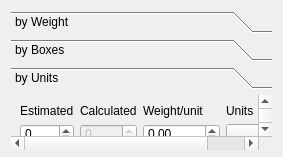
<?xml version="1.0" encoding="UTF-8"?>
<ui version="4.0">
 <class>CatchInputCtrl</class>
 <widget class="QWidget" name="CatchInputCtrl">
  <property name="geometry">
   <rect>
    <x>0</x>
    <y>0</y>
    <width>283</width>
    <height>157</height>
   </rect>
  </property>
  <property name="sizePolicy">
   <sizepolicy hsizetype="Preferred" vsizetype="Preferred">
    <horstretch>0</horstretch>
    <verstretch>0</verstretch>
   </sizepolicy>
  </property>
  <property name="minimumSize">
   <size>
    <width>270</width>
    <height>157</height>
   </size>
  </property>
  <property name="focusPolicy">
   <enum>Qt::TabFocus</enum>
  </property>
  <property name="windowTitle">
   <string>Form</string>
  </property>
  <layout class="QVBoxLayout" name="verticalLayout">
   <item>
    <widget class="QToolBox" name="toolBox">
     <property name="sizePolicy">
      <sizepolicy hsizetype="Preferred" vsizetype="Preferred">
       <horstretch>0</horstretch>
       <verstretch>0</verstretch>
      </sizepolicy>
     </property>
     <property name="minimumSize">
      <size>
       <width>250</width>
       <height>139</height>
      </size>
     </property>
     <property name="focusPolicy">
      <enum>Qt::TabFocus</enum>
     </property>
     <property name="toolTip">
      <string>This widget allows us to introduce the catch, 
 using several methods that match each other.</string>
     </property>
     <property name="statusTip">
      <string>This widget allows us to introduce the catch, \n using several methods that match each other.</string>
     </property>
     <property name="whatsThis">
      <string>This widget allows us to introduce the catch, 
 using several methods that match each other.</string>
     </property>
     <property name="currentIndex">
      <number>2</number>
     </property>
     <widget class="QWidget" name="pageWeight">
      <property name="geometry">
       <rect>
        <x>0</x>
        <y>0</y>
        <width>265</width>
        <height>58</height>
       </rect>
      </property>
      <attribute name="label">
       <string>by Weight</string>
      </attribute>
      <attribute name="toolTip">
       <string>Insert aggregated weight (total weight)</string>
      </attribute>
      <layout class="QGridLayout" name="gridLayout_3">
       <item row="0" column="0">
        <widget class="QLabel" name="label">
         <property name="sizePolicy">
          <sizepolicy hsizetype="Preferred" vsizetype="Fixed">
           <horstretch>0</horstretch>
           <verstretch>0</verstretch>
          </sizepolicy>
         </property>
         <property name="text">
          <string>Estimated</string>
         </property>
         <property name="buddy">
          <cstring>doubleSpinTotalE</cstring>
         </property>
        </widget>
       </item>
       <item row="0" column="1">
        <widget class="QLabel" name="label_2">
         <property name="sizePolicy">
          <sizepolicy hsizetype="Preferred" vsizetype="Fixed">
           <horstretch>0</horstretch>
           <verstretch>0</verstretch>
          </sizepolicy>
         </property>
         <property name="text">
          <string>Calculated</string>
         </property>
         <property name="buddy">
          <cstring>doubleSpinTotalC</cstring>
         </property>
        </widget>
       </item>
       <item row="0" column="2">
        <widget class="QLabel" name="label_3">
         <property name="sizePolicy">
          <sizepolicy hsizetype="Preferred" vsizetype="Fixed">
           <horstretch>0</horstretch>
           <verstretch>0</verstretch>
          </sizepolicy>
         </property>
         <property name="text">
          <string>Units</string>
         </property>
         <property name="buddy">
          <cstring>cmbWeightUnits</cstring>
         </property>
        </widget>
       </item>
       <item row="1" column="0">
        <widget class="QDoubleSpinBox" name="doubleSpinTotalE">
         <property name="sizePolicy">
          <sizepolicy hsizetype="Preferred" vsizetype="Fixed">
           <horstretch>94</horstretch>
           <verstretch>20</verstretch>
          </sizepolicy>
         </property>
         <property name="minimumSize">
          <size>
           <width>0</width>
           <height>20</height>
          </size>
         </property>
         <property name="focusPolicy">
          <enum>Qt::WheelFocus</enum>
         </property>
         <property name="toolTip">
          <string>Estimated total catch weight</string>
         </property>
         <property name="statusTip">
          <string>Estimated total catch weight</string>
         </property>
         <property name="whatsThis">
          <string>Estimated total catch weight</string>
         </property>
         <property name="maximum">
          <double>50000.000000000000000</double>
         </property>
        </widget>
       </item>
       <item row="1" column="1">
        <widget class="QDoubleSpinBox" name="doubleSpinTotalC">
         <property name="enabled">
          <bool>false</bool>
         </property>
         <property name="sizePolicy">
          <sizepolicy hsizetype="Preferred" vsizetype="Fixed">
           <horstretch>93</horstretch>
           <verstretch>20</verstretch>
          </sizepolicy>
         </property>
         <property name="minimumSize">
          <size>
           <width>0</width>
           <height>20</height>
          </size>
         </property>
         <property name="focusPolicy">
          <enum>Qt::WheelFocus</enum>
         </property>
         <property name="toolTip">
          <string>Calculated total catch weight 
 (comes from the aggregation of totals introduced in next forms)</string>
         </property>
         <property name="statusTip">
          <string>Calculated total catch weight \n (comes from the aggregation of totals introduced in next forms)</string>
         </property>
         <property name="whatsThis">
          <string>Calculated total catch weight 
 (comes from the aggregation of totals introduced in next forms)</string>
         </property>
         <property name="maximum">
          <double>50000.000000000000000</double>
         </property>
        </widget>
       </item>
       <item row="1" column="2">
        <widget class="QComboBox" name="cmbWeightUnits">
         <property name="sizePolicy">
          <sizepolicy hsizetype="Preferred" vsizetype="Fixed">
           <horstretch>94</horstretch>
           <verstretch>20</verstretch>
          </sizepolicy>
         </property>
         <property name="minimumSize">
          <size>
           <width>0</width>
           <height>20</height>
          </size>
         </property>
         <property name="focusPolicy">
          <enum>Qt::WheelFocus</enum>
         </property>
         <property name="toolTip">
          <string>Weight units</string>
         </property>
         <property name="statusTip">
          <string>Weight units</string>
         </property>
         <property name="whatsThis">
          <string>Weight units</string>
         </property>
        </widget>
       </item>
      </layout>
     </widget>
     <widget class="QWidget" name="pageBoxes">
      <property name="geometry">
       <rect>
        <x>0</x>
        <y>0</y>
        <width>265</width>
        <height>58</height>
       </rect>
      </property>
      <attribute name="label">
       <string>by Boxes</string>
      </attribute>
      <attribute name="toolTip">
       <string>Insert weight by boxes (number of boxes x box weight)</string>
      </attribute>
      <layout class="QGridLayout" name="gridLayout_2">
       <item row="0" column="0">
        <widget class="QLabel" name="label_4">
         <property name="sizePolicy">
          <sizepolicy hsizetype="Preferred" vsizetype="Fixed">
           <horstretch>0</horstretch>
           <verstretch>0</verstretch>
          </sizepolicy>
         </property>
         <property name="text">
          <string>Estimated</string>
         </property>
         <property name="buddy">
          <cstring>doubleSpinNoBoxesE</cstring>
         </property>
        </widget>
       </item>
       <item row="0" column="1">
        <widget class="QLabel" name="label_5">
         <property name="sizePolicy">
          <sizepolicy hsizetype="Preferred" vsizetype="Fixed">
           <horstretch>0</horstretch>
           <verstretch>0</verstretch>
          </sizepolicy>
         </property>
         <property name="text">
          <string>Calculated</string>
         </property>
         <property name="buddy">
          <cstring>doubleSpinNoBoxesC</cstring>
         </property>
        </widget>
       </item>
       <item row="0" column="2">
        <widget class="QLabel" name="label_6">
         <property name="sizePolicy">
          <sizepolicy hsizetype="Preferred" vsizetype="Fixed">
           <horstretch>0</horstretch>
           <verstretch>0</verstretch>
          </sizepolicy>
         </property>
         <property name="text">
          <string>Weight/box</string>
         </property>
         <property name="buddy">
          <cstring>doubleSpinWeightBox</cstring>
         </property>
        </widget>
       </item>
       <item row="0" column="3">
        <widget class="QLabel" name="label_7">
         <property name="sizePolicy">
          <sizepolicy hsizetype="Preferred" vsizetype="Fixed">
           <horstretch>0</horstretch>
           <verstretch>0</verstretch>
          </sizepolicy>
         </property>
         <property name="text">
          <string>Units</string>
         </property>
         <property name="buddy">
          <cstring>cmbBoxUnits</cstring>
         </property>
        </widget>
       </item>
       <item row="1" column="0">
        <widget class="QDoubleSpinBox" name="doubleSpinNoBoxesE">
         <property name="sizePolicy">
          <sizepolicy hsizetype="Preferred" vsizetype="Fixed">
           <horstretch>67</horstretch>
           <verstretch>20</verstretch>
          </sizepolicy>
         </property>
         <property name="minimumSize">
          <size>
           <width>0</width>
           <height>20</height>
          </size>
         </property>
         <property name="focusPolicy">
          <enum>Qt::WheelFocus</enum>
         </property>
         <property name="toolTip">
          <string>Estimated number of boxes</string>
         </property>
         <property name="statusTip">
          <string>Estimated number of boxes</string>
         </property>
         <property name="whatsThis">
          <string>Estimated number of boxes</string>
         </property>
         <property name="maximum">
          <double>50000.000000000000000</double>
         </property>
        </widget>
       </item>
       <item row="1" column="1">
        <widget class="QDoubleSpinBox" name="doubleSpinNoBoxesC">
         <property name="enabled">
          <bool>false</bool>
         </property>
         <property name="sizePolicy">
          <sizepolicy hsizetype="Preferred" vsizetype="Fixed">
           <horstretch>53</horstretch>
           <verstretch>20</verstretch>
          </sizepolicy>
         </property>
         <property name="minimumSize">
          <size>
           <width>0</width>
           <height>20</height>
          </size>
         </property>
         <property name="focusPolicy">
          <enum>Qt::WheelFocus</enum>
         </property>
         <property name="toolTip">
          <string>Calculated number of boxes 
 (comes from the aggregation of totals introduced in next forms)</string>
         </property>
         <property name="statusTip">
          <string>Calculated number of boxes \n (comes from the aggregation of totals introduced in next forms)</string>
         </property>
         <property name="whatsThis">
          <string>Calculated number of boxes 
 (comes from the aggregation of totals introduced in next forms)</string>
         </property>
         <property name="maximum">
          <double>50000.000000000000000</double>
         </property>
        </widget>
       </item>
       <item row="1" column="2">
        <widget class="QDoubleSpinBox" name="doubleSpinWeightBox">
         <property name="sizePolicy">
          <sizepolicy hsizetype="Preferred" vsizetype="Fixed">
           <horstretch>65</horstretch>
           <verstretch>20</verstretch>
          </sizepolicy>
         </property>
         <property name="minimumSize">
          <size>
           <width>0</width>
           <height>20</height>
          </size>
         </property>
         <property name="focusPolicy">
          <enum>Qt::WheelFocus</enum>
         </property>
         <property name="toolTip">
          <string>Box weight</string>
         </property>
         <property name="statusTip">
          <string>Box weight</string>
         </property>
         <property name="whatsThis">
          <string>Box weight</string>
         </property>
         <property name="maximum">
          <double>50000.000000000000000</double>
         </property>
        </widget>
       </item>
       <item row="1" column="3">
        <widget class="QComboBox" name="cmbBoxUnits">
         <property name="sizePolicy">
          <sizepolicy hsizetype="Preferred" vsizetype="Fixed">
           <horstretch>74</horstretch>
           <verstretch>20</verstretch>
          </sizepolicy>
         </property>
         <property name="minimumSize">
          <size>
           <width>0</width>
           <height>20</height>
          </size>
         </property>
         <property name="focusPolicy">
          <enum>Qt::WheelFocus</enum>
         </property>
         <property name="toolTip">
          <string>Box weight units</string>
         </property>
         <property name="statusTip">
          <string>Box weight units</string>
         </property>
         <property name="whatsThis">
          <string>Box weight units</string>
         </property>
        </widget>
       </item>
      </layout>
     </widget>
     <widget class="QWidget" name="pageUnits">
      <property name="geometry">
       <rect>
        <x>0</x>
        <y>0</y>
        <width>265</width>
        <height>58</height>
       </rect>
      </property>
      <attribute name="label">
       <string>by Units</string>
      </attribute>
      <attribute name="toolTip">
       <string>Insert weight by units (number of units x unit weight)</string>
      </attribute>
      <layout class="QGridLayout" name="gridLayout">
       <item row="0" column="0">
        <widget class="QLabel" name="label_8">
         <property name="sizePolicy">
          <sizepolicy hsizetype="Preferred" vsizetype="Fixed">
           <horstretch>0</horstretch>
           <verstretch>0</verstretch>
          </sizepolicy>
         </property>
         <property name="text">
          <string>Estimated</string>
         </property>
         <property name="buddy">
          <cstring>spinUnitsE</cstring>
         </property>
        </widget>
       </item>
       <item row="0" column="1">
        <widget class="QLabel" name="label_9">
         <property name="sizePolicy">
          <sizepolicy hsizetype="Preferred" vsizetype="Fixed">
           <horstretch>0</horstretch>
           <verstretch>0</verstretch>
          </sizepolicy>
         </property>
         <property name="text">
          <string>Calculated</string>
         </property>
         <property name="buddy">
          <cstring>spinUnitsC</cstring>
         </property>
        </widget>
       </item>
       <item row="0" column="2">
        <widget class="QLabel" name="label_10">
         <property name="sizePolicy">
          <sizepolicy hsizetype="Preferred" vsizetype="Fixed">
           <horstretch>0</horstretch>
           <verstretch>0</verstretch>
          </sizepolicy>
         </property>
         <property name="text">
          <string>Weight/unit</string>
         </property>
         <property name="buddy">
          <cstring>doubleSpinWeightUnit</cstring>
         </property>
        </widget>
       </item>
       <item row="0" column="3">
        <widget class="QLabel" name="label_11">
         <property name="sizePolicy">
          <sizepolicy hsizetype="Preferred" vsizetype="Fixed">
           <horstretch>0</horstretch>
           <verstretch>0</verstretch>
          </sizepolicy>
         </property>
         <property name="text">
          <string>Units</string>
         </property>
         <property name="buddy">
          <cstring>cmbUnitUnits</cstring>
         </property>
        </widget>
       </item>
       <item row="1" column="0">
        <widget class="QSpinBox" name="spinUnitsE">
         <property name="sizePolicy">
          <sizepolicy hsizetype="Preferred" vsizetype="Fixed">
           <horstretch>67</horstretch>
           <verstretch>20</verstretch>
          </sizepolicy>
         </property>
         <property name="minimumSize">
          <size>
           <width>0</width>
           <height>20</height>
          </size>
         </property>
         <property name="focusPolicy">
          <enum>Qt::WheelFocus</enum>
         </property>
         <property name="toolTip">
          <string>Estimated units</string>
         </property>
         <property name="statusTip">
          <string>Estimated units</string>
         </property>
         <property name="whatsThis">
          <string>Estimated units</string>
         </property>
         <property name="maximum">
          <number>1000</number>
         </property>
        </widget>
       </item>
       <item row="1" column="1">
        <widget class="QSpinBox" name="spinUnitsC">
         <property name="enabled">
          <bool>false</bool>
         </property>
         <property name="sizePolicy">
          <sizepolicy hsizetype="Preferred" vsizetype="Fixed">
           <horstretch>50</horstretch>
           <verstretch>20</verstretch>
          </sizepolicy>
         </property>
         <property name="minimumSize">
          <size>
           <width>0</width>
           <height>20</height>
          </size>
         </property>
         <property name="focusPolicy">
          <enum>Qt::WheelFocus</enum>
         </property>
         <property name="toolTip">
          <string>Calculated units 
 (comes from the aggregation of totals introduced in next forms)</string>
         </property>
         <property name="statusTip">
          <string>Calculated units \n (comes from the aggregation of totals introduced in next forms)</string>
         </property>
         <property name="whatsThis">
          <string>Calculated units 
 (comes from the aggregation of totals introduced in next forms)</string>
         </property>
        </widget>
       </item>
       <item row="1" column="2">
        <widget class="QDoubleSpinBox" name="doubleSpinWeightUnit">
         <property name="enabled">
          <bool>true</bool>
         </property>
         <property name="sizePolicy">
          <sizepolicy hsizetype="Preferred" vsizetype="Fixed">
           <horstretch>65</horstretch>
           <verstretch>20</verstretch>
          </sizepolicy>
         </property>
         <property name="minimumSize">
          <size>
           <width>0</width>
           <height>20</height>
          </size>
         </property>
         <property name="focusPolicy">
          <enum>Qt::WheelFocus</enum>
         </property>
         <property name="toolTip">
          <string>Unit weight</string>
         </property>
         <property name="statusTip">
          <string>Unit weight</string>
         </property>
         <property name="whatsThis">
          <string>Unit weight</string>
         </property>
         <property name="maximum">
          <double>50000.000000000000000</double>
         </property>
        </widget>
       </item>
       <item row="1" column="3">
        <widget class="QComboBox" name="cmbUnitUnits">
         <property name="sizePolicy">
          <sizepolicy hsizetype="Preferred" vsizetype="Fixed">
           <horstretch>74</horstretch>
           <verstretch>20</verstretch>
          </sizepolicy>
         </property>
         <property name="minimumSize">
          <size>
           <width>0</width>
           <height>20</height>
          </size>
         </property>
         <property name="focusPolicy">
          <enum>Qt::WheelFocus</enum>
         </property>
         <property name="toolTip">
          <string>Unit weight units</string>
         </property>
         <property name="statusTip">
          <string>Unit weight units</string>
         </property>
         <property name="whatsThis">
          <string>Unit weight units</string>
         </property>
        </widget>
       </item>
      </layout>
     </widget>
    </widget>
   </item>
  </layout>
 </widget>
 <resources/>
 <connections>
  <connection>
   <sender>spinUnitsE</sender>
   <signal>valueChanged(int)</signal>
   <receiver>CatchInputCtrl</receiver>
   <slot>adjustTotalWeightFromUnits(int)</slot>
   <hints>
    <hint type="sourcelabel">
     <x>51</x>
     <y>134</y>
    </hint>
    <hint type="destinationlabel">
     <x>164</x>
     <y>85</y>
    </hint>
   </hints>
  </connection>
  <connection>
   <sender>doubleSpinWeightUnit</sender>
   <signal>valueChanged(double)</signal>
   <receiver>CatchInputCtrl</receiver>
   <slot>adjustTotalWeightFromUnits(double)</slot>
   <hints>
    <hint type="sourcelabel">
     <x>197</x>
     <y>134</y>
    </hint>
    <hint type="destinationlabel">
     <x>164</x>
     <y>85</y>
    </hint>
   </hints>
  </connection>
  <connection>
   <sender>doubleSpinNoBoxesE</sender>
   <signal>valueChanged(double)</signal>
   <receiver>CatchInputCtrl</receiver>
   <slot>adjustTotalWeightFromNoBoxes(double)</slot>
   <hints>
    <hint type="sourcelabel">
     <x>51</x>
     <y>107</y>
    </hint>
    <hint type="destinationlabel">
     <x>164</x>
     <y>85</y>
    </hint>
   </hints>
  </connection>
  <connection>
   <sender>doubleSpinWeightBox</sender>
   <signal>valueChanged(double)</signal>
   <receiver>CatchInputCtrl</receiver>
   <slot>adjustTotalWeightFromBoxWeight(double)</slot>
   <hints>
    <hint type="sourcelabel">
     <x>197</x>
     <y>107</y>
    </hint>
    <hint type="destinationlabel">
     <x>164</x>
     <y>85</y>
    </hint>
   </hints>
  </connection>
  <connection>
   <sender>cmbWeightUnits</sender>
   <signal>currentIndexChanged(QString)</signal>
   <receiver>CatchInputCtrl</receiver>
   <slot>onWeightUnitChange(QString)</slot>
   <hints>
    <hint type="sourcelabel">
     <x>263</x>
     <y>80</y>
    </hint>
    <hint type="destinationlabel">
     <x>164</x>
     <y>85</y>
    </hint>
   </hints>
  </connection>
  <connection>
   <sender>cmbBoxUnits</sender>
   <signal>currentIndexChanged(QString)</signal>
   <receiver>CatchInputCtrl</receiver>
   <slot>onBoxUnitChange(QString)</slot>
   <hints>
    <hint type="sourcelabel">
     <x>273</x>
     <y>107</y>
    </hint>
    <hint type="destinationlabel">
     <x>164</x>
     <y>85</y>
    </hint>
   </hints>
  </connection>
  <connection>
   <sender>cmbUnitUnits</sender>
   <signal>currentIndexChanged(QString)</signal>
   <receiver>CatchInputCtrl</receiver>
   <slot>onUnitsUnitChange(QString)</slot>
   <hints>
    <hint type="sourcelabel">
     <x>273</x>
     <y>134</y>
    </hint>
    <hint type="destinationlabel">
     <x>164</x>
     <y>85</y>
    </hint>
   </hints>
  </connection>
  <connection>
   <sender>doubleSpinTotalE</sender>
   <signal>valueChanged(QString)</signal>
   <receiver>CatchInputCtrl</receiver>
   <slot>updateWeightLabel(QString)</slot>
   <hints>
    <hint type="sourcelabel">
     <x>64</x>
     <y>80</y>
    </hint>
    <hint type="destinationlabel">
     <x>164</x>
     <y>85</y>
    </hint>
   </hints>
  </connection>
  <connection>
   <sender>doubleSpinTotalC</sender>
   <signal>valueChanged(QString)</signal>
   <receiver>CatchInputCtrl</receiver>
   <slot>updateWeightLabel(QString)</slot>
   <hints>
    <hint type="sourcelabel">
     <x>164</x>
     <y>80</y>
    </hint>
    <hint type="destinationlabel">
     <x>164</x>
     <y>85</y>
    </hint>
   </hints>
  </connection>
 </connections>
 <slots>
  <slot>adjustTotalWeightFromUnits(int)</slot>
  <slot>adjustTotalWeightFromUnits(double)</slot>
  <slot>adjustTotalWeightFromBoxWeight(double)</slot>
  <slot>adjustTotalWeightFromNoBoxes(double)</slot>
  <slot>onWeightUnitChange(QString)</slot>
  <slot>onUnitsUnitChange(QString)</slot>
  <slot>onBoxUnitChange(QString)</slot>
  <slot>updateWeightLabel(QString)</slot>
 </slots>
</ui>
